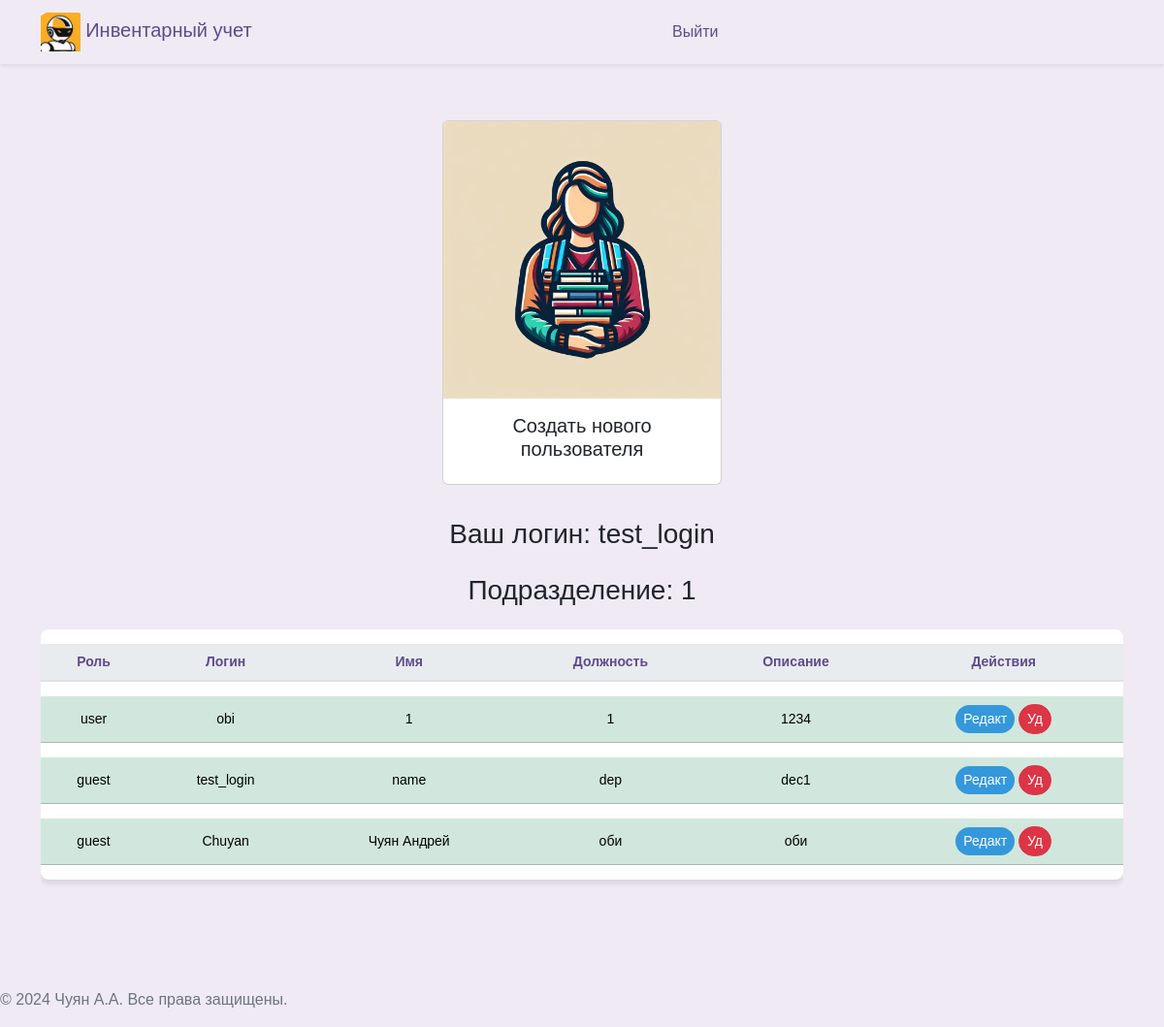
The app's page /workers (signed in) with its own data.
### src/database/models.py (models this page shows)
class Worker(Base):
    __tablename__ = "worker"
    id = Column(Integer, primary_key=True)
    role = Column(Enum(Role), default=Role.guest)
    login = Column(String)
    name = Column(String)
    password = Column(String)
    department = Column(String)
    position = Column(String)
    description = Column(String, default=None)
    conn_worker_arm = relationship(
        "Arm", back_populates="conn_arm_worker"
    )

### src/frontend/router.py (the view)
@router.get("/workers")
async def get_workers(
    request: Request,
    worker: Worker = Depends(get_worker_or_redirect),
    session: AsyncSession = Depends(get_session),
):
    data = await CRUDWorker.get_all(session)
    return templates.TemplateResponse(
        "workers/index.html",
        {"request": request, "worker": worker, "data": data},
    )

### src/frontend/template/workers/index.html (shortened to what this page needs)
{% extends "base/base.html" %}
{% block content %}
<head>
</head>
<div class="d-flex justify-content-center align-items-center">
  <a class="nav-link" href="#" data-bs-toggle="modal" data-bs-target="#createWorkerModal" data-bs-workerdepartment="{{worker.department}}">
    <div class="card" style="width: 18rem; margin: 10px;">
      <img src="../assets/img/workers.jpg" class="card-img-top" alt="...">
      <div class="card-body">
        <h5 class="card-title" style="text-align: center;">Создать нового пользователя</h5>
      </div>
    </div>
  </a>
</div>
<div class="row ">
  <div class="col-12">
    <h3 class="mb-4" style="margin-bottom: 60px; text-align: center;">Ваш логин: {{ worker.login }}</h3>
    <h3 class="mb-4" style="margin-bottom: 60px; text-align: center;">Подразделение: {{ worker.department }}</h3>
    <div class="table-responsive">
      <table class="table table-hover table-shadow table-rounded ">
        <thead>
          <tr>
            <th scope="col" >Роль</th>
            <th scope="col" >Логин</th>
            <th scope="col" >Имя</th>
            <th scope="col" >Должность</th>
            <th scope="col" >Описание</th>
            <th scope="col" >Действия</th>
          </tr>
        </thead>
        <tbody class="text-center">
          {% for worker_tuple in data %}
            {% set workers = worker_tuple %}
              {% if workers.department == worker.department %}
                <tr class="table-success " >
                  <td>{{ workers.role.name }}</td>
                  <td>{{ workers.login }}</td>
                  <td>{{ workers.name }}</td>
                  <td>{{ workers.position }}</td>
                  <td>{{ workers.description }}</td>
                  <td>
                    <button type="button" class="btn btn-primary btn-sm" style="background-color: #3498db; color: white;"
                      data-bs-toggle="modal"
                      data-bs-target="#updateModal"
                      data-bs-1="{{workers.name}}"
                      data-bs-2="{{workers.login}}"
                      data-bs-3="{{workers.position}}"
                      data-bs-4="{{workers.description}}"
                      data-bs-5= "{{workers.id}}"
                      data-bs-6= "{{workers.department}}"
                      data-bs-7= "{{workers.role}}">
                      Редакт
                    </button>
                    <button type="button" class="btn btn-danger btn-sm" style="color: white;"
                      onclick="deleteWorker('{{ workers.id }}')">
                      Уд
                    </button>
                  </td>
                </tr>
                {% endif %}
          {% endfor %}
        </tbody>
      </table>
    </div>
  </div>
</div>
{% endblock %}

### src/frontend/assets/css/base.css (style rules this page uses)
body { margin: 0; font-family: 'Nunito Sans', Arial, sans-serif; background-color: #efeaf4; }
.navbar-brand, .nav-link { color: #5e4b8b !important; }
.nav-link { margin: 0 10px; border-radius: 20px; transition: background-color 0.3s, color 0.3s; }
.table { background-color: #ffffff; color: #5e4b8b; border-collapse: separate; border-spacing: 0 15px; }
.table th, .table td { border-top: none !important; vertical-align: middle; }
.table thead th { background-color: #e9ecef; color: #5e4b8b; border-bottom: 2px solid #dee2e6; }
.table .btn, .table a { color: #7e57c2; transition: color 0.3s; }
.table td { padding: .5rem; }
.table-rounded { border-radius: .5rem; overflow: hidden; }
.table-shadow { box-shadow: 0 4px 6px rgba(0, 0, 0, 0.1); }
.btn { border-radius: 20px; }
.btn-primary { background-color: #8e44b0; border: none; color: #ffffff; transition: background-color 0.3s, color 0.3s, box-shadow 0.3s; }

### src/frontend/template/workers/index.html (style rules this page uses)
table { font-family: Arial, sans-serif; }
td { font-size: 14px; }
th { text-align: center; font-size: 14px; }

### records on screen
Worker: login "test_login", department "1", role.name "guest", name "name", position "dep", description "dec1"
Worker: role.name "user", login "obi", name "1", position "1", description "1234"
Worker: role.name "guest", login "Chuyan", name "Чуян Андрей", position "оби", description "оби"
